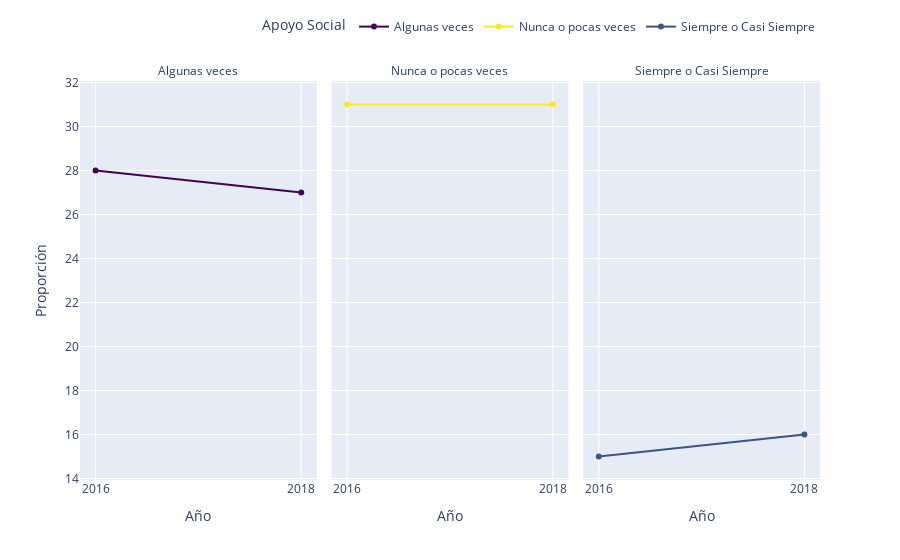

Source (notebook cell):
### Code cell
gf_apoyo_ola=grafo_var('s12_fac','Apoyo Social')
gf_apoyo_ola

### Figure 1 — Plotly figure (JSON) as saved in the notebook; plotly's stock layout.template omitted (floating-point values rounded to 4 significant figures)
{"data": [{"hovertemplate": "Apoyo Social=Algunas veces<br>Año=%{x}<br>Proporción=%{y}<extra></extra>", "legendgroup": "Algunas veces", "line": {"color": "#440154", "dash": "solid"}, "marker": {"symbol": "circle"}, "mode": "lines+markers", "name": "Algunas veces", "orientation": "v", "showlegend": true, "type": "scatter", "x": ["2016", "2018"], "xaxis": "x", "y": [28.0, 27], "yaxis": "y"}, {"hovertemplate": "Apoyo Social=Nunca o pocas veces<br>Año=%{x}<br>Proporción=%{y}<extra></extra>", "legendgroup": "Nunca o pocas veces", "line": {"color": "#fde725", "dash": "solid"}, "marker": {"symbol": "circle"}, "mode": "lines+markers", "name": "Nunca o pocas veces", "orientation": "v", "showlegend": true, "type": "scatter", "x": ["2016", "2018"], "xaxis": "x2", "y": [31, 31], "yaxis": "y2"}, {"hovertemplate": "Apoyo Social=Siempre o Casi Siempre<br>Año=%{x}<br>Proporción=%{y}<extra></extra>", "legendgroup": "Siempre o Casi Siempre", "line": {"color": "#3b528b", "dash": "solid"}, "marker": {"symbol": "circle"}, "mode": "lines+markers", "name": "Siempre o Casi Siempre", "orientation": "v", "showlegend": true, "type": "scatter", "x": ["2016", "2018"], "xaxis": "x3", "y": [15, 16], "yaxis": "y3"}], "layout": {"annotations": [{"font": {}, "showarrow": false, "text": "Algunas veces", "x": 0.16, "xanchor": "center", "xref": "paper", "y": 1, "yanchor": "bottom", "yref": "paper"}, {"font": {}, "showarrow": false, "text": "Nunca o pocas veces", "x": 0.5, "xanchor": "center", "xref": "paper", "y": 1, "yanchor": "bottom", "yref": "paper"}, {"font": {}, "showarrow": false, "text": "Siempre o Casi Siempre", "x": 0.84, "xanchor": "center", "xref": "paper", "y": 1, "yanchor": "bottom", "yref": "paper"}], "autosize": true, "legend": {"orientation": "h", "title": {"text": "Apoyo Social"}, "tracegroupgap": 0, "x": 1, "xanchor": "right", "y": 1.1, "yanchor": "bottom"}, "margin": {"t": 60}, "xaxis": {"anchor": "y", "autorange": true, "domain": [0, 0.32], "range": [-0.07172, 1.072], "title": {"text": "Año"}, "type": "category"}, "xaxis2": {"anchor": "y2", "autorange": true, "domain": [0.34, 0.66], "matches": "x", "range": [-0.07172, 1.072], "title": {"text": "Año"}, "type": "category"}, "xaxis3": {"anchor": "y3", "autorange": true, "domain": [0.68, 1.0], "matches": "x", "range": [-0.07172, 1.072], "title": {"text": "Año"}, "type": "category"}, "yaxis": {"anchor": "x", "autorange": true, "domain": [0, 1], "range": [13.76, 32.24], "title": {"text": "Proporción"}, "type": "linear"}, "yaxis2": {"anchor": "x2", "autorange": true, "domain": [0, 1], "matches": "y", "range": [13.76, 32.24], "showticklabels": false, "type": "linear"}, "yaxis3": {"anchor": "x3", "autorange": true, "domain": [0, 1], "matches": "y", "range": [13.76, 32.24], "showticklabels": false, "type": "linear"}}}
